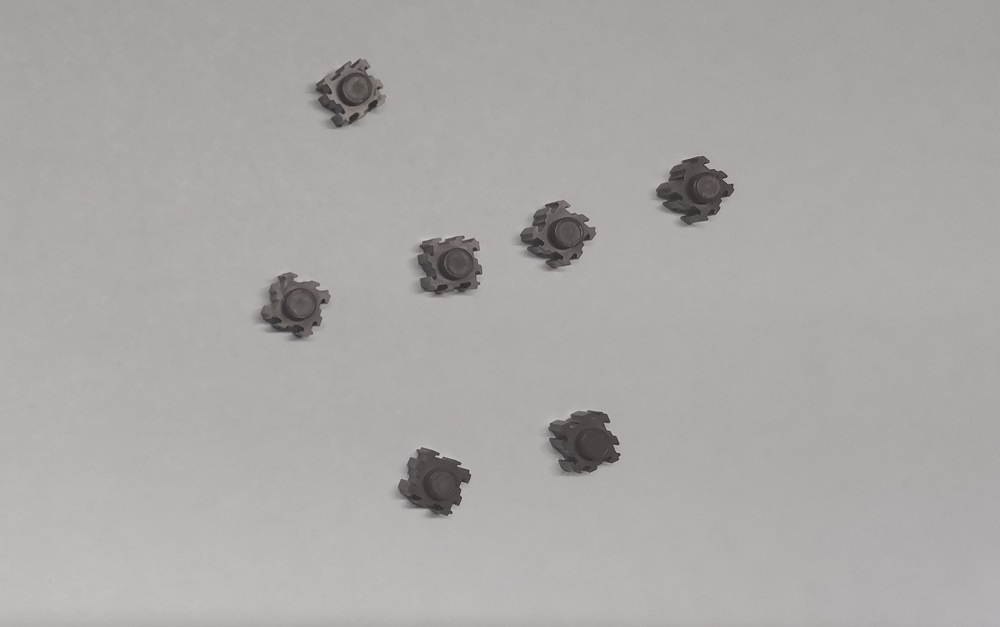
//> input picture 实验/Resources/jimu_singlecolor.jpg, 1000 x 627 px
$ ./实验4_2   (built with g++ and OpenCV 4)
//> lines starting //> are read from the running program, lines starting //| are printed output that depends on the picture; after the words box and inside, x2 and y2 are one past the last pixel; in counts of white or black regions, pixels touching at a corner belong together
/*

最大类间方差（Otsu）方法、

*/
#include<iostream>
#include<opencv2/highgui.hpp>
#include<opencv2/imgcodecs.hpp>
#include<opencv2/imgproc.hpp>
#include<vector>
using namespace std;
using namespace cv;

Mat img, imgGray, img1;

void showHistogram(Mat img, string window);
void threshold_segmentation_otsu(Mat scr, Mat& dst,vector<int>MT);
//翻车了，采用opencv自带的分割进行测试
void threshold_segmentation1(Mat scr, Mat& dst, short T);

//固定阈值
int main()
{
	string path = "Resources/jimu_singlecolor.jpg";
	img = imread(path);
//> img is the input picture: 627 rows x 1000 cols, CV_8UC3; mean B, G, R 166.8, 167.8, 171.7
	cvtColor(img, imgGray, COLOR_BGR2GRAY);
	GaussianBlur(imgGray, imgGray, Size(1, 1), 0.5);

	showHistogram(imgGray, "h");
	//vector<int>tt = { 50 ,100};

	//threshold_segmentation_otsu(imgGray, img1, tt);
	threshold(imgGray, img1, 0, 255, THRESH_OTSU);

	imwrite("实验4/img.jpg", img);
	imwrite("实验4/imgGray.jpg", imgGray);
	imwrite("实验4/img_otus.jpg", img1);
	imshow("gray", imgGray);
	imshow("img1", img1);
	waitKey(0);

	return 0;
}

// [120 lines left out: function threshold_segmentation_otsu, not called in this run]

void showHistogram(Mat img, string window)
{
//> called with window = 'h'
	// 0-255
	vector<int>rk(256, 0);
	for (int i = 0; i < img.rows; i++)
	{
		for (int j = 0; j < img.cols; j++)
		{
			uchar fxy = img.at<uchar>(i, j);
			rk[fxy]++;
		}
	}
//> after the loop, rk = 256 values, max 65466 at index 172, min 0 at index 0, mean 2449.2

	for (auto i = rk.begin(); i != rk.end(); i++)
	{
		(*i) = (*i) / 10;
	}//数据过大，除以10 后处理

	Mat imgH(800, 256 * 4, CV_8UC3, Scalar(64, 64, 64));//创建一个图像
	putText(imgH, window, Point(400, 100), FONT_HERSHEY_DUPLEX, 2, Scalar(0, 0, 128), 2);
	for (int i = 0; i < rk.size(); i++)
	{
		//绘制直线加顶端圆做出直方图效果
		line(imgH, Point(i * 4, 800), Point(i * 4, 800 - rk[i]), Scalar(255, 0, 0));
		circle(imgH, Point(i * 4, 800 - rk[i]), 3, Scalar(255, 255, 0), FILLED);
		if (i % 10 == 0)
		{
			line(imgH, Point(i * 4, 0), Point(i * 4, 800 - rk[i]), Scalar(0, 125, 0));
		}
		if (i%50==0)
		{
			line(imgH, Point(i * 4, 0), Point(i * 4, 800 - rk[i]), Scalar(125, 0, 0));
			putText(imgH, to_string(i), Point(i * 4-25, 20), FONT_HERSHEY_DUPLEX,1,Scalar(0, 255, 0));
		}

	}
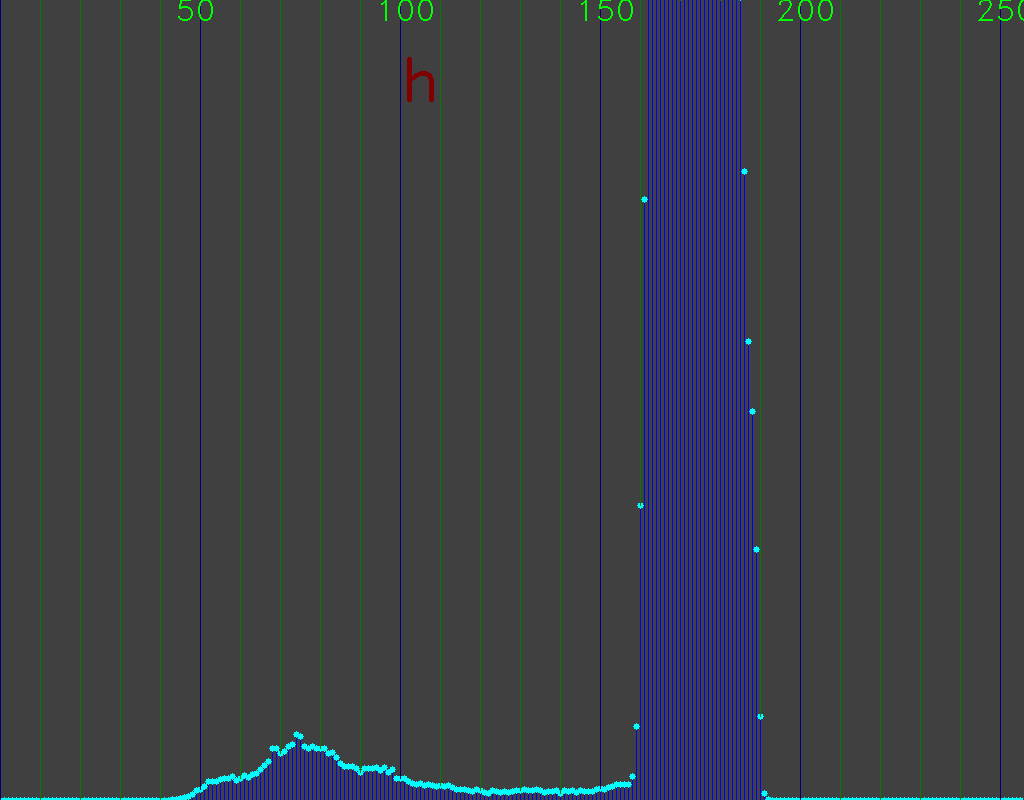
//> imgH: 800 rows x 1024 cols, CV_8UC3; mean B, G, R 69.7, 63.9, 60.3
//> in main, `threshold(imgGray, img1, 0, 255, THRESH_OTSU);`:
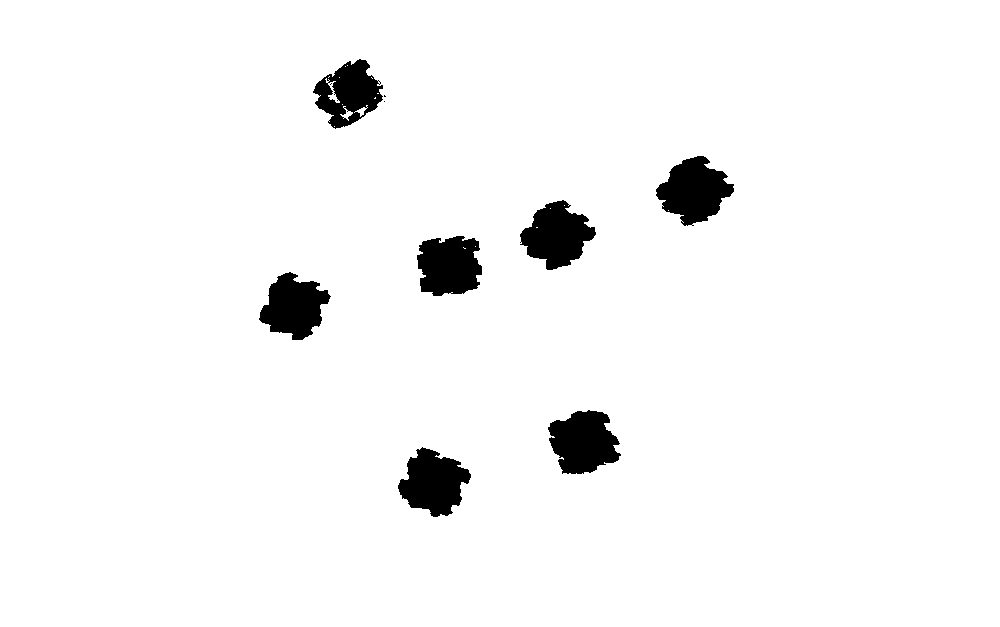
//> img1: 627 rows x 1000 cols, CV_8UC1; 96.5% white; 10 black regions (3 under 20 px), largest, box (x1, y1, x2, y2) and area: (656, 156, 734, 226) 3354, (548, 410, 621, 474) 3303, (520, 200, 596, 270) 3230
	imshow(window, imgH);
	//显示图像
}
// [19 lines left out: function threshold_segmentation1, not called in this run]
